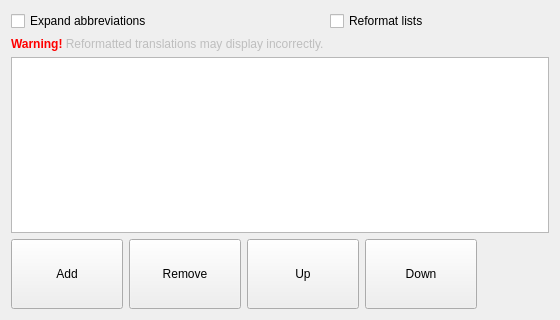
<?xml version="1.0" encoding="UTF-8"?>
<ui version="4.0">
 <class>SettingsDialog</class>
 <widget class="QDialog" name="SettingsDialog">
  <property name="enabled">
   <bool>true</bool>
  </property>
  <property name="geometry">
   <rect>
    <x>0</x>
    <y>0</y>
    <width>560</width>
    <height>320</height>
   </rect>
  </property>
  <property name="windowTitle">
   <string>StarDict plugin settings</string>
  </property>
  <layout class="QVBoxLayout" name="verticalLayout">
   <item>
    <layout class="QGridLayout" name="gridLayout">
     <property name="margin">
      <number>0</number>
     </property>
     <item row="0" column="0">
      <widget class="QCheckBox" name="expandAbbreviationsBox">
       <property name="toolTip">
        <string>Expand abbreviations if dictionary contains it (may be slow)</string>
       </property>
       <property name="text">
        <string>Expand abbreviations</string>
       </property>
      </widget>
     </item>
     <item row="0" column="2">
      <widget class="QCheckBox" name="reformatListsBox">
       <property name="toolTip">
        <string>If enabled all lists in translation wil be formated using HTML &lt;li&gt; tag (may be slow)</string>
       </property>
       <property name="text">
        <string>Reformat lists</string>
       </property>
      </widget>
     </item>
     <item row="1" column="0">
      <widget class="QLabel" name="reformatTranslationsWarningLabel">
       <property name="enabled">
        <bool>false</bool>
       </property>
       <property name="font">
        <font>
         <pointsize>9</pointsize>
        </font>
       </property>
       <property name="visible">
        <bool>false</bool>
       </property>
       <property name="text">
        <string>&lt;b&gt;&lt;font color=&quot;red&quot;&gt;Warning!&lt;/font&gt;&lt;/b&gt; Reformatted translations may display incorrectly.</string>
       </property>
      </widget>
     </item>
    </layout>
   </item>
   <item>
    <widget class="QListWidget" name="dictDirsList"/>
   </item>
   <item>
    <layout class="QHBoxLayout">
     <property name="spacing">
      <number>6</number>
     </property>
     <property name="margin">
      <number>0</number>
     </property>
     <item>
      <widget class="QToolButton" name="addDictDirButton">
       <property name="minimumSize">
        <size>
         <width>112</width>
         <height>70</height>
        </size>
       </property>
       <property name="toolTip">
        <string>&lt;html&gt;&lt;head&gt;&lt;meta name=&quot;qrichtext&quot; content=&quot;1&quot; /&gt;&lt;style type=&quot;text/css&quot;&gt;
p, li { white-space: pre-wrap; }
&lt;/style&gt;&lt;/head&gt;&lt;body style=&quot; font-family:'Sans Serif'; font-size:9pt; font-weight:400; font-style:normal; text-decoration:none;&quot;&gt;
&lt;p style=&quot; margin-top:0px; margin-bottom:0px; margin-left:0px; margin-right:0px; -qt-block-indent:0; text-indent:0px;&quot;&gt;Add directory&lt;/p&gt;&lt;/body&gt;&lt;/html&gt;</string>
       </property>
       <property name="text">
        <string>Add</string>
       </property>
       <property name="icon">
        <iconset resource="pixmaps/pixmaps.qrc">
         <normaloff>:/icons/list-add.png</normaloff>:/icons/list-add.png</iconset>
       </property>
       <property name="iconSize">
        <size>
         <width>112</width>
         <height>70</height>
        </size>
       </property>
      </widget>
     </item>
     <item>
      <widget class="QToolButton" name="removeDictDirButton">
       <property name="minimumSize">
        <size>
         <width>112</width>
         <height>70</height>
        </size>
       </property>
       <property name="toolTip">
        <string>&lt;html&gt;&lt;head&gt;&lt;meta name=&quot;qrichtext&quot; content=&quot;1&quot; /&gt;&lt;style type=&quot;text/css&quot;&gt;
p, li { white-space: pre-wrap; }
&lt;/style&gt;&lt;/head&gt;&lt;body style=&quot; font-family:'Sans Serif'; font-size:9pt; font-weight:400; font-style:normal; text-decoration:none;&quot;&gt;
&lt;p style=&quot; margin-top:0px; margin-bottom:0px; margin-left:0px; margin-right:0px; -qt-block-indent:0; text-indent:0px;&quot;&gt;Remove directory&lt;/p&gt;&lt;/body&gt;&lt;/html&gt;</string>
       </property>
       <property name="text">
        <string>Remove</string>
       </property>
       <property name="icon">
        <iconset resource="pixmaps/pixmaps.qrc">
         <normaloff>:/icons/list-remove.png</normaloff>:/icons/list-remove.png</iconset>
       </property>
       <property name="iconSize">
        <size>
         <width>112</width>
         <height>70</height>
        </size>
       </property>
      </widget>
     </item>
     <item>
      <widget class="QToolButton" name="moveUpDictDirButton">
       <property name="minimumSize">
        <size>
         <width>112</width>
         <height>70</height>
        </size>
       </property>
       <property name="toolTip">
        <string>&lt;html&gt;&lt;head&gt;&lt;meta name=&quot;qrichtext&quot; content=&quot;1&quot; /&gt;&lt;style type=&quot;text/css&quot;&gt;
p, li { white-space: pre-wrap; }
&lt;/style&gt;&lt;/head&gt;&lt;body style=&quot; font-family:'Sans Serif'; font-size:9pt; font-weight:400; font-style:normal; text-decoration:none;&quot;&gt;
&lt;p style=&quot; margin-top:0px; margin-bottom:0px; margin-left:0px; margin-right:0px; -qt-block-indent:0; text-indent:0px;&quot;&gt;Move up&lt;/p&gt;&lt;/body&gt;&lt;/html&gt;</string>
       </property>
       <property name="text">
        <string>Up</string>
       </property>
       <property name="icon">
        <iconset resource="pixmaps/pixmaps.qrc">
         <normaloff>:/icons/arrow-up.png</normaloff>:/icons/arrow-up.png</iconset>
       </property>
       <property name="iconSize">
        <size>
         <width>112</width>
         <height>70</height>
        </size>
       </property>
      </widget>
     </item>
     <item>
      <widget class="QToolButton" name="moveDownDictDirButton">
       <property name="minimumSize">
        <size>
         <width>112</width>
         <height>70</height>
        </size>
       </property>
       <property name="toolTip">
        <string>&lt;html&gt;&lt;head&gt;&lt;meta name=&quot;qrichtext&quot; content=&quot;1&quot; /&gt;&lt;style type=&quot;text/css&quot;&gt;
p, li { white-space: pre-wrap; }
&lt;/style&gt;&lt;/head&gt;&lt;body style=&quot; font-family:'Sans Serif'; font-size:9pt; font-weight:400; font-style:normal; text-decoration:none;&quot;&gt;
&lt;p style=&quot; margin-top:0px; margin-bottom:0px; margin-left:0px; margin-right:0px; -qt-block-indent:0; text-indent:0px;&quot;&gt;Move down&lt;/p&gt;&lt;/body&gt;&lt;/html&gt;</string>
       </property>
       <property name="text">
        <string>Down</string>
       </property>
       <property name="icon">
        <iconset resource="pixmaps/pixmaps.qrc">
         <normaloff>:/icons/arrow-down.png</normaloff>:/icons/arrow-down.png</iconset>
       </property>
       <property name="iconSize">
        <size>
         <width>112</width>
         <height>70</height>
        </size>
       </property>
      </widget>
     </item>
     <item>
      <spacer>
       <property name="orientation">
        <enum>Qt::Horizontal</enum>
       </property>
       <property name="sizeHint" stdset="0">
        <size>
         <width>342</width>
         <height>26</height>
        </size>
       </property>
      </spacer>
     </item>
    </layout>
   </item>
  </layout>
 </widget>
 <resources>
  <include location="pixmaps/pixmaps.qrc"/>
 </resources>
 <connections/>
</ui>
